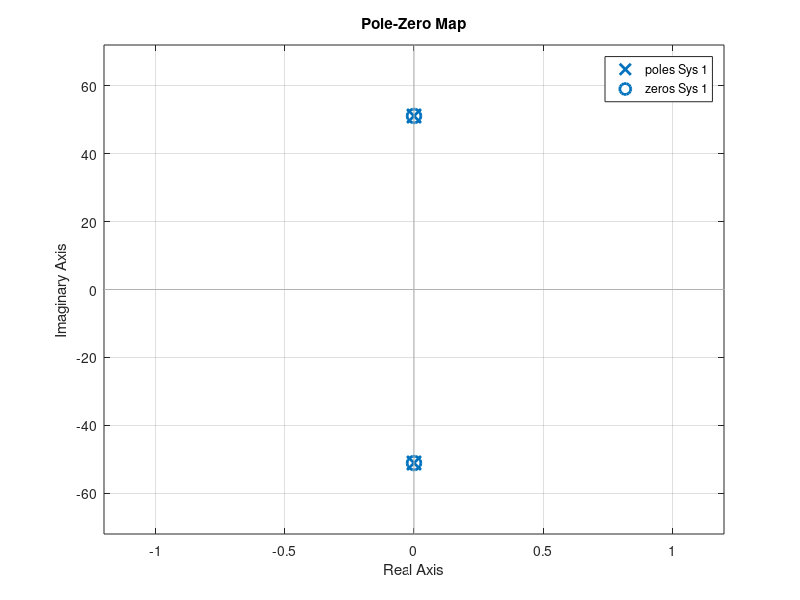
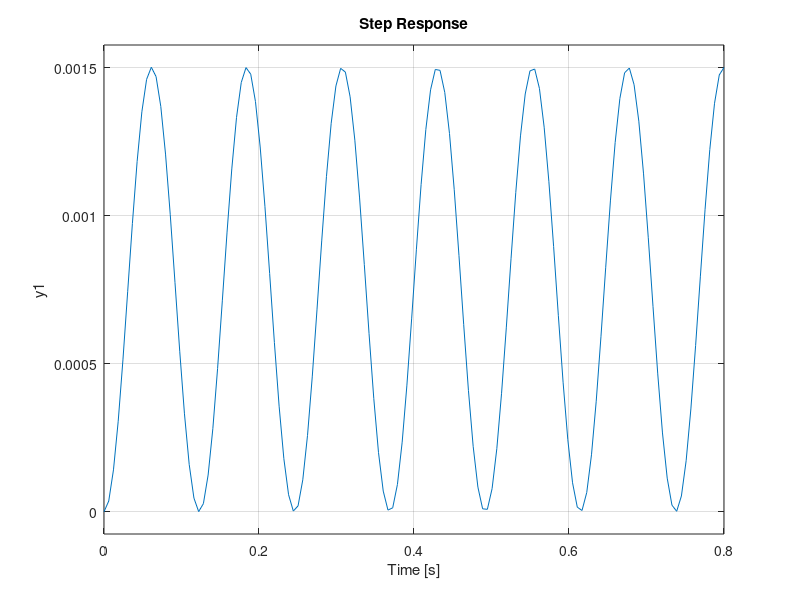
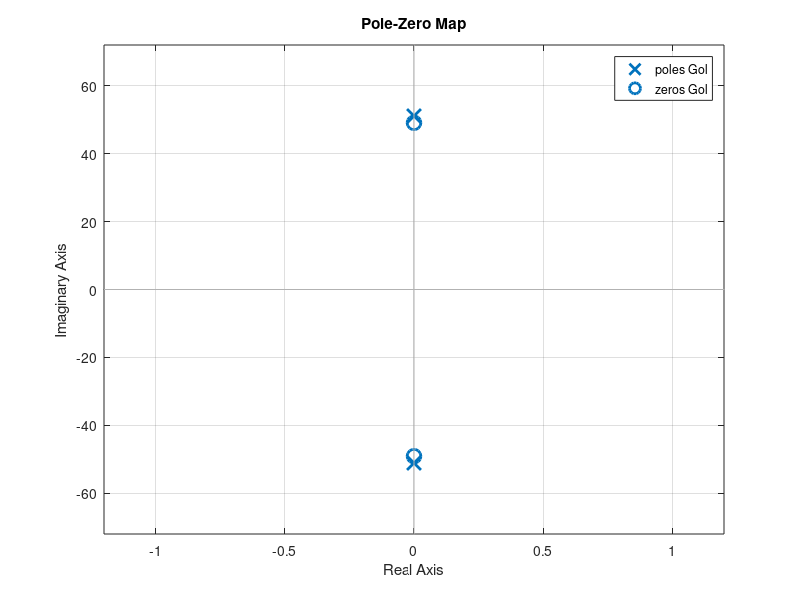

Recreate these plots in MATLAB, in order.
%% Magnetic Levitation Project
% Corey and Eamon


%Define variable for the system
%https://www.daycounter.com/Calculators/Magnets/Solenoid-Force-Calculator.phtml
%based off of https://media.digikey.com/pdf/Data%20Sheets/Adafruit%20PDFs/3875_Web.pdf
mu = pi*4e-7;   % permeability of space
q1 = .01;       % Magnetic force of small magnet in Teslas
N = 4000;       % # of turns in solenoid
A = 60;         % Area of solenoid in mm^2
R = 8.66;       % Internal resistance of solenoid (5V/.6A) in Ohms
g = -9.81;      % Acceleration due to gravity 

%The setpoints for the linerization
%First we chose our 'b' setpoint for voltage
%And find an a that cancels out the constant
b = 5;
a = abs(sqrt((5*mu*q1*N*A)/(4*pi*R*g)));

%Z allows us to use cleaner math by placing
%all of our constants into one constant.
Z = (mu*q1*N*A)/(4*pi*R);

%Define the system
G = tf([Z/a^2],[1 0 Z*b/a^3]);
%% Closed Loop
k = 1;
H = 1;
C = k;

CL = (C*G)/(1+C*G*H);

%% Visualize system
figure
pzmap(1+C*G*H)

figure
step(CL)

%open loop
Gol = C*G*H-(0.001*9.8);

figure
pzmap(Gol)
